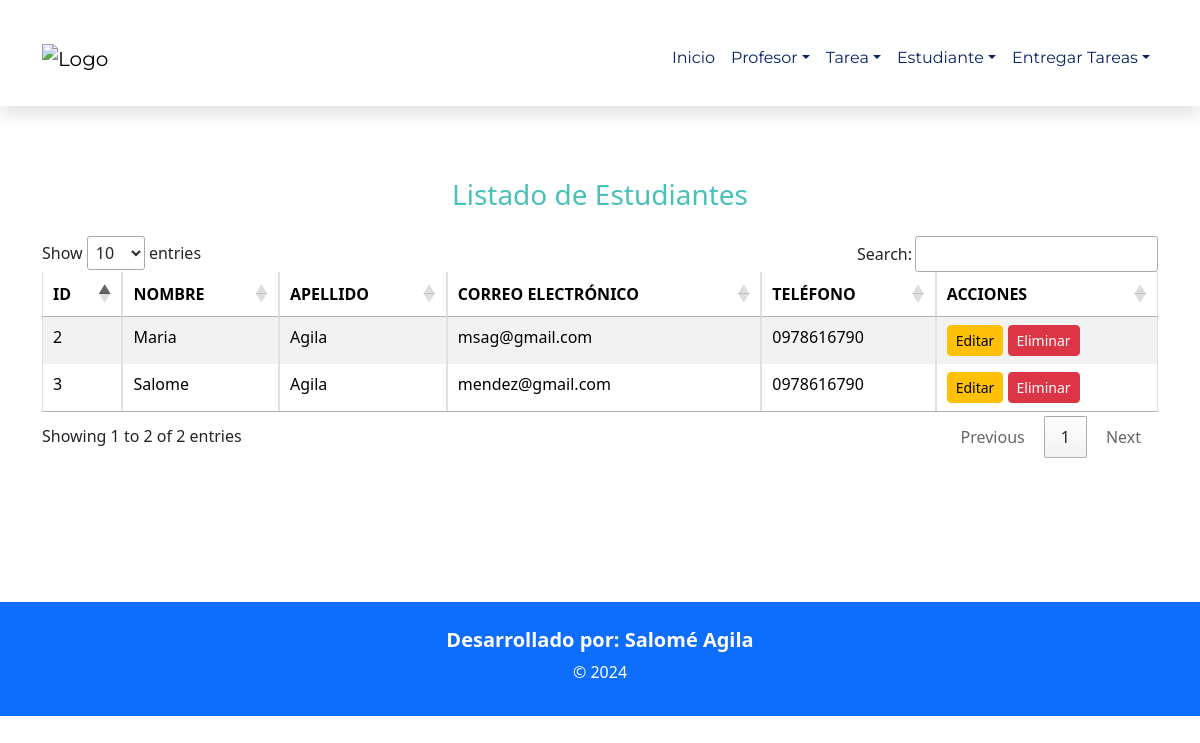
/listadoEstudiante/, run on the app's committed database.
### Aplicaciones/Clases/models.py (models this page shows, shortened)
class Estudiante(models.Model):
    id = models.AutoField(primary_key=True)
    nombre = models.CharField(max_length=100)
    apellido = models.CharField(max_length=100)
    email = models.EmailField(unique=True)
    telefono = models.CharField(max_length=15)

### Aplicaciones/Clases/views.py (the view)
# urls.py: path('listadoEstudiante/', views.listadoEstudiante),  # Listado de estudiantes
def listadoEstudiante(request):
    estudiantesBdd = Estudiante.objects.all()
    return render(request, 'listadoEstudiante.html', {'estudiantes': estudiantesBdd})

### Aplicaciones/Clases/templates/listadoEstudiante.html (shortened to what this page needs)
{% extends "./plantilla.html" %}
{% block contenido %}
<br><br>
<h3 class="text-center mb-4" style="color: #48c1b9;">Listado de Estudiantes</h3>
<table class="table table-bordered table-striped table-hover" id="mitablaEstudiantes">
    <thead>
        <tr>
            <th>ID</th>
            <th>NOMBRE</th>
            <th>APELLIDO</th>
            <th>CORREO ELECTRÓNICO</th>
            <th>TELÉFONO</th>
            <th>ACCIONES</th>
        </tr>
    </thead>
    <tbody>
        {% for estudiante in estudiantes %}
            <tr>
                <td>{{ estudiante.id }}</td>
                <td>{{ estudiante.nombre }}</td>
                <td>{{ estudiante.apellido }}</td>
                <td>{{ estudiante.email }}</td>
                <td>{{ estudiante.telefono }}</td>
                <td>
                    <a href="/editarEstudiante/{{ estudiante.id }}" class="btn btn-warning btn-sm">Editar</a>
                    <a onclick="return confirm('¿Está seguro de eliminar este estudiante?');" href="/eliminarEstudiante/{{ estudiante.id }}" class="btn btn-danger btn-sm">Eliminar</a>
                </td>
            </tr>
        {% endfor %}
    </tbody>
</table>
{% endblock %}

### Aplicaciones/Clases/templates/plantilla.html (shortened to what this page needs)
{% load static %}
<!DOCTYPE html>
<html lang="es">
<head>
    <link href="https://cdn.jsdelivr.net/npm/bootstrap@5.3.3/dist/css/bootstrap.min.css" rel="stylesheet"
>
<link rel="stylesheet"
    href="https://cdnjs.cloudflare.com/ajax/libs/izitoast/1.4.0/css/iziToast.css"
>
    <link rel="stylesheet" href="https://cdn.datatables.net/1.13.5/css/jquery.dataTables.min.css">
    <link rel="stylesheet" href="{% static 'css/style1.css' %}">
</head>
<body>
    <header>
        <nav class="navbar navbar-expand-lg navbar-custom">
            <div class="container">
                <a class="navbar-brand" href="/">
                    <img src="https://images.vexels.com/media/users/3/224234/isolated/preview/ff7c525c1c3e1bef640644542001e1fd-logotipo-de-la-escuela-en-linea.png" alt="Logo" width="65" height="65">
                </a>
                <div class="collapse navbar-collapse" id="navbarMenu">
                    <ul class="navbar-nav ms-auto">
                        <li class="nav-item">
                            <a class="nav-link" href="/">Inicio</a>
                        </li>
                        <li class="nav-item dropdown">
                            <a class="nav-link dropdown-toggle" href="#" id="profesorDropdown" role="button"
                                data-bs-toggle="dropdown" aria-expanded="false">Profesor</a>
                        </li>
                        <li class="nav-item dropdown">
                            <a class="nav-link dropdown-toggle" href="#" id="tareaDropdown" role="button"
                                data-bs-toggle="dropdown" aria-expanded="false">Tarea</a>
                        </li>
                        <li class="nav-item dropdown">
                            <a class="nav-link dropdown-toggle" href="#" id="reporteDropdown" role="button"
                                data-bs-toggle="dropdown" aria-expanded="false">Estudiante</a>
                        </li>
                        <li class="nav-item dropdown">
                            <a class="nav-link dropdown-toggle" href="#" id="entregareDropdown" role="button"
                                data-bs-toggle="dropdown" aria-expanded="false">Entregar Tareas</a>
                        </li>
                    </ul>
                </div>
            </div>
        </nav>
    </header>
    <div class="container my-4">
        {% block contenido %}{% endblock %}
    </div>
    <br><br><br><br>
    <footer class="bg-primary text-white py-3 mt-4">
        <div class="container text-center">
            <h5 class="fw-bold">Desarrollado por: Salomé Agila</h5>
            <p>&copy; 2024</p>
        </div>
    </footer>
</body>
</html>

### Aplicaciones/Clases/templates/plantilla.html (style rules this page uses)
.navbar-custom { background-color: white; font-family: 'Montserrat', sans-serif; padding: 9px 0; box-shadow: 0 10px 15px rgba(0, 0, 0, 0.1); }
.nav-link { color: #072366 !important; font-size: 16px; padding: 27px 9px; transition: color 0.3s ease, transform 0.3s ease; position: relative; }
.container { margin-top: 10px; }

### data on the page
Estudiante: id "2", nombre "Maria", apellido "Agila", email "msag@gmail.com", telefono "0978616790"
Estudiante: id "3", nombre "Salome", apellido "Agila", email "mendez@gmail.com", telefono "0978616790"
